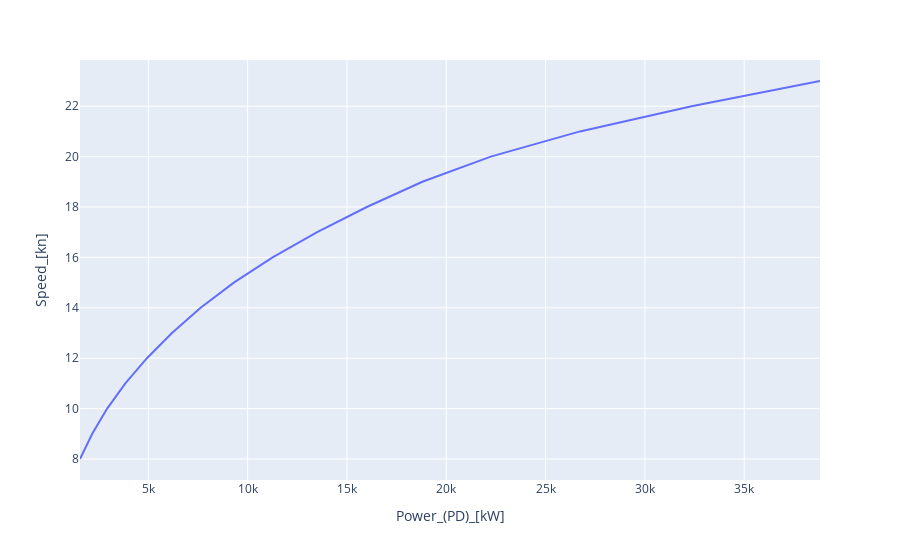

The cell this chart's notebook holds for it:
### Code cell
fig = px.line(df_model, x='Power_(PD)_[kW]', y='Speed_[kn]')

fig.show()

### Figure 1 — Plotly figure (JSON) as saved in the notebook; plotly's stock layout.template omitted (floating-point values rounded to 4 significant figures)
{"data": [{"hovertemplate": "Power_(PD)_[kW]=%{x}<br>Speed_[kn]=%{y}<extra></extra>", "legendgroup": "", "line": {"color": "#636efa", "dash": "solid"}, "mode": "lines", "name": "", "orientation": "v", "showlegend": false, "type": "scatter", "x": [1560, 2176, 2928, 3842, 4929, 6190, 7633, 9303, 11256, 13500, 16000, 18796, 22237, 26732, 32350, 38815], "xaxis": "x", "y": [8, 9, 10, 11, 12, 13, 14, 15, 16, 17, 18, 19, 20, 21, 22, 23], "yaxis": "y"}], "layout": {"legend": {"tracegroupgap": 0}, "margin": {"t": 60}, "xaxis": {"anchor": "y", "domain": [0, 1], "title": {"text": "Power_(PD)_[kW]"}}, "yaxis": {"anchor": "x", "domain": [0, 1], "title": {"text": "Speed_[kn]"}}}}
